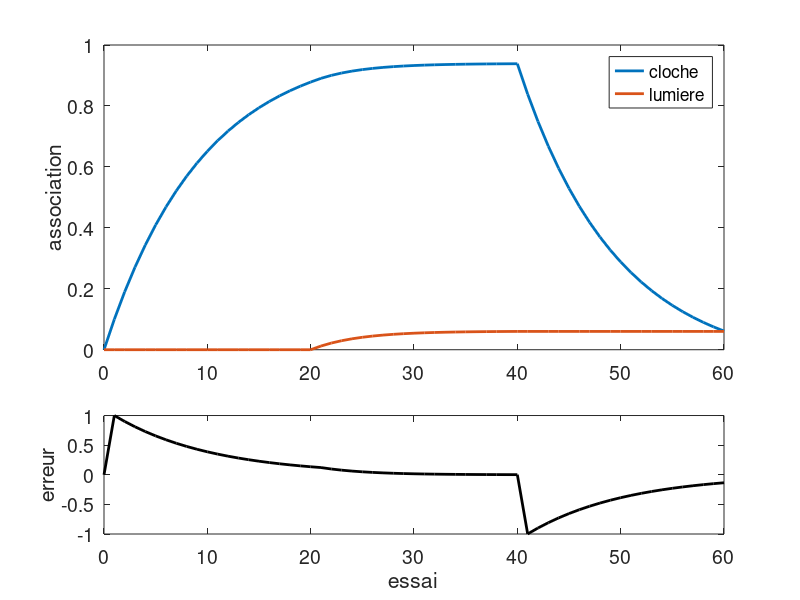
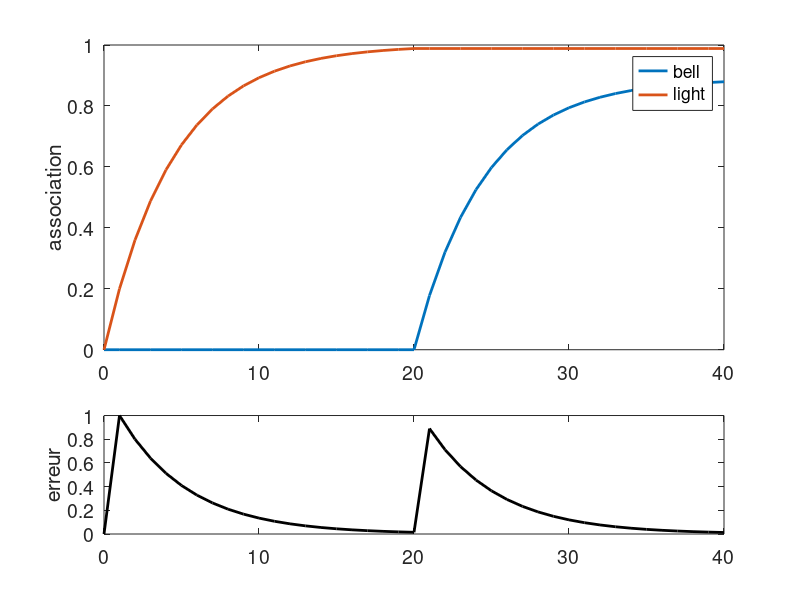

Write MATLAB code to recreate these figures, in order.
%% reinforcement learning model simulations for the Collins & Khamassi 2021 book chapter

clear all

%% Learning, blocking and Extinction figure (4)
alpha = .1;
V= zeros(1,2);

Vs = V;
RPE = 0;
for t = 1:20
    r=1;
    delta = r-(V(1)+V(2));
    V(1) = V(1) + alpha*delta;
    Vs = [Vs;V];
    RPE = [RPE delta];
end


for t = 1:20
    r=1;
    delta = r-(V(1)+V(2));
    V(1) = V(1) + alpha*delta;
    V(2) = V(2) + alpha*delta;
    Vs = [Vs;V];
    RPE = [RPE delta];
end

for t = 1:20
    r=0;
    delta = r-(V(1)+V(2));
    V(1) = V(1) + alpha*delta;
    Vs = [Vs;V];
    RPE = [RPE delta];
end


%%
figure;
subplot(3,1,[1:2])
plot(0:60,Vs,'linewidth',2)
legend('cloche','lumiere')
ylabel('association')
set(gca,'fontsize',14)
subplot(3,1,3)
plot(0:60,RPE,'k','linewidth',2)
set(gca,'fontsize',14)
ylabel('erreur')
xlabel('essai')

%% figure 5 - second order conditioning


clear all

%%
alpha = .2;
gamma = .9;
V= zeros(1,2);

Vs = V;
RPE = 0;
for t = 1:20
    r=1;
    delta = r-V(2);
    V(2) = V(2) + alpha*delta;
    Vs = [Vs;V];
    RPE = [RPE delta];
end


for t = 1:20
    r=0;
    delta = r+gamma*V(2)-V(1);
    V(1) = V(1) + alpha*delta;
    Vs = [Vs;V];
    RPE = [RPE delta];
end

%%

figure;
subplot(3,1,[1:2])
plot(0:40,Vs,'linewidth',2)
legend('bell','light')
ylabel('association')
set(gca,'fontsize',14)
subplot(3,1,3)
plot(0:40,RPE,'k','linewidth',2)
set(gca,'fontsize',14)
ylabel('erreur')